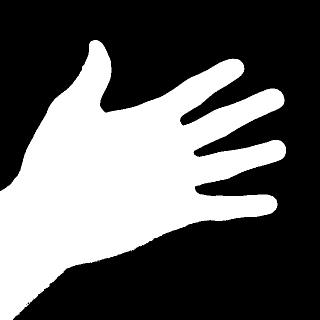
#> input picture OpenCVによる画像処理入門/第3版/第2刷/sampleprogram/src_bin.png, 320 x 320 px
$ python 8-5-2.py
#> lines starting #> are read from the running program, lines starting #| are printed output that depends on the picture; after the words box and inside, x2 and y2 are one past the last pixel; in counts of white or black regions, pixels touching at a corner belong together; long printed decimals are rounded
import cv2
import math
import numpy as np

file_src = 'src_bin.png'
file_dst = 'dst.png'

img_src = cv2.imread(file_src, cv2.IMREAD_GRAYSCALE)
#> img_src is the input picture: shape (320, 320); min 0, max 255, mean 96.9

cv2.namedWindow('src')
# cv2.namedWindow('dst')

rows, cols = img_src.shape
#> rows = 320; cols = 320
print(rows, cols)
#| 320 320

x, y, w, h = cv2.boundingRect(img_src)
#> x = 0; y = 40; w = 286; h = 280
aspectratio = float(h) / w
#> aspectratio = 0.979
print(aspectratio)
#| 0.979
cv2.rectangle(img_src, (x, y), (x + w, y + h), 128)
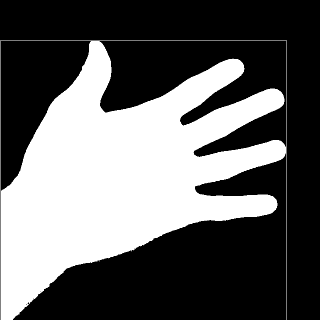
#> img_src: shape (320, 320); 0.83% of pixels changed, all inside (x1, y1, x2, y2) = (0, 40, 287, 320)

cv2.imshow('src', img_src)  # 入力画像を表示
# cv2.imshow('dst', img_dst) # 出力画像を表示
# cv2.imwrite(file_dst, img_dst) # 処理結果の保存

cv2.waitKey(0)  # キー入力待ち
cv2.destroyAllWindows()
